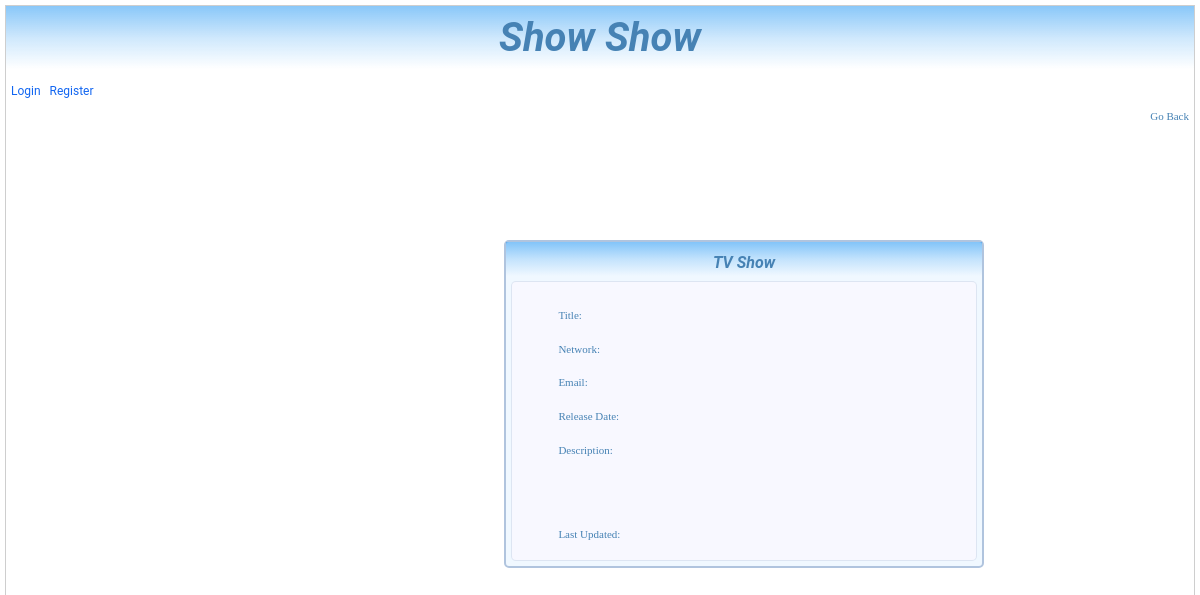
The page /show/67/ on the database as committed earlier.
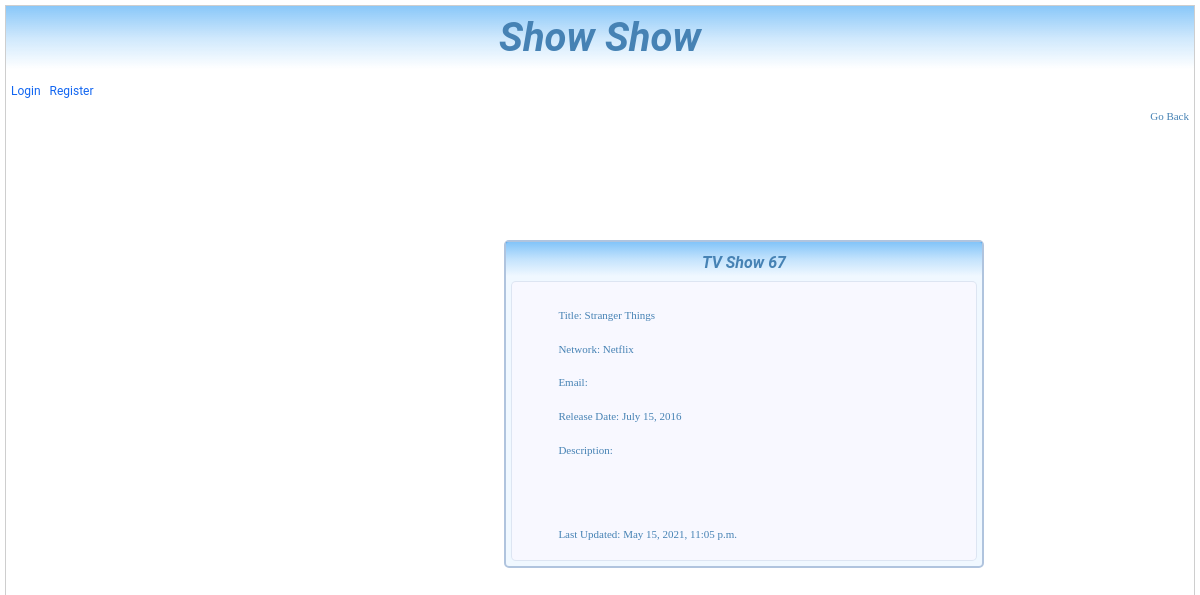
The same page on the database as committed later.
### shows/models.py (models this page shows)
class Shows(models.Model):
    title       = models.CharField(max_length=45)
    network     = models.CharField(max_length=45)
    email       = models.CharField(max_length=100)
    release_date= models.DateField()
    description  = models.CharField(max_length=255)
    created_at  = models.DateTimeField(auto_now_add=True)
    updated_at  = models.DateTimeField(auto_now=True)
    objects     = ShowsManager()

### shows/views.py (the view)
# urls.py: path('show/<int:id>/',views.show_show),
def show_show(request, id):
    show = Shows.objects.filter(id=id)
    context = {
        'show' : show[0] if len(show) > 0 else show
    }
    return render(request, 'shows/show_show.html', context)

### shows/templates/shows/show_show.html (shortened to what this page needs)
{% extends 'shows/base.html' %}
{% block header%}
    <h1 class="d-flex justify-content-center page-title">Show Show</h1>
{% endblock %}
{% block content %}
{% load tz %}
        <a class="go-back" href="/shows">Go Back</a>
        <div class="windows-form">
            <div class="title-form">TV Show {{ show.id }}</div>
            <div class="container-form">
                <br>
                <div class="field-form">
                    <p>Title: {{show.title}}</p>
                </div>
                <div class="field-form">
                    <p>Network: {{show.network}}</p>
                </div>
                <div class="field-form">
                    <p>Email: {{show.email}}</p>
                </div>
                <div class="field-form">
                    <p>Release Date: {{show.release_date}}</p>
                </div>
                <div class="field-form">
                    <p>Description: {{show.description}}</p>
                </div>
                <br>
                <br>
                <div class="field-form">
                    {% timezone "America/Santiago" %}
                    <p>Last Updated: {{show.updated_at}}</p>
                    {% endtimezone %}
                </div>
            </div>
        </div>
{% endblock %}

Rows that differ between the two databases and show on the page:
added Shows: id "67", title "Stranger Things", network "Netflix", release_date "July 15, 2016", updated_at "May 15, 2021, 11:05 p.m."
